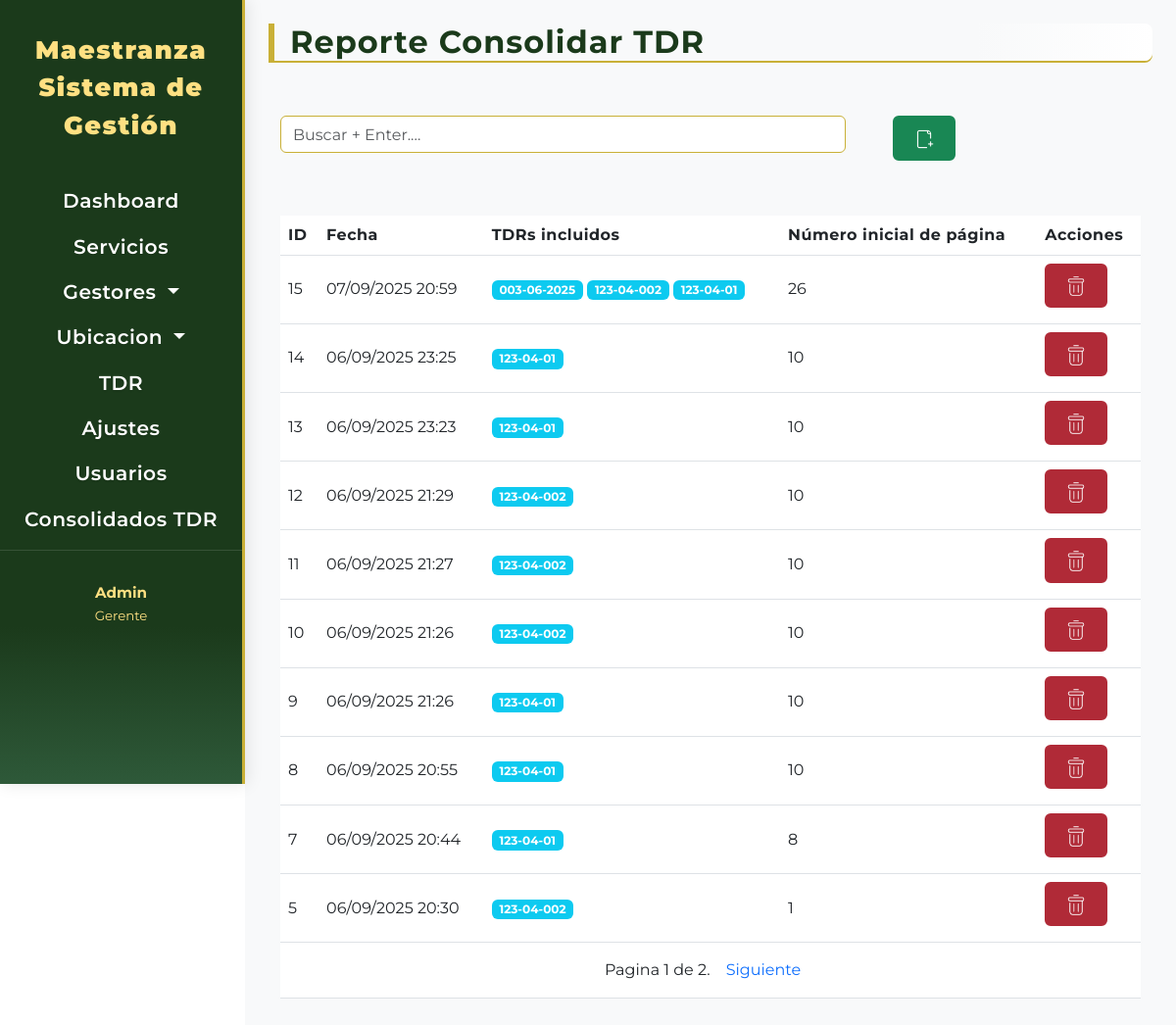
/tdr/consolidados/, run on the app's committed database.
### tdr/models.py (models this page shows, shortened)
class ConsolidadoTDR(models.Model):
    fecha = models.DateTimeField(auto_now_add=True)
    tdrs = models.ManyToManyField(Requerimiento, related_name='consolidados')
    start_page = models.PositiveIntegerField(default=1)
    def get_borrar_url(self):
        return reverse('consolidado_tdr_borrar', args=[self.id])

class Requerimiento(models.Model):
    vehiculo = models.ForeignKey(
        Vehiculo,
        on_delete=models.CASCADE,
        related_name='requerimientos',
        verbose_name="Vehículo del Requerimiento"
    )
    fecha_creacion = models.DateTimeField(
        auto_now_add=True,
        verbose_name="Fecha de Creación del TDR",
        db_index=True
    )
    informe_tecnico_nro = models.CharField(
        unique=True,
        max_length=50,
        blank=True,
        null=True,
        verbose_name="Nº Informe Técnico"
    )
    servicios_propuestos = models.ManyToManyField(
        DescripcionServicio,
        through='RequerimientoDescripcionDetalle',
        related_name='requerimientos_asociados_servicio',
        verbose_name="Servicios Propuestos en TDR"
    )
    piezas_propuestas = models.ManyToManyField(
        PiezaTDR,
        through='RequerimientoPiezaDetalle',
        related_name='en_requerimientos',
        verbose_name="Piezas Propuestas en TDR"
    )
    class Meta:
        verbose_name = "Requerimiento TDR"
        verbose_name_plural = "Requerimientos TDRs"
        ordering = ['-fecha_creacion']

### tdr/views.py (the view)
# urls.py: path('consolidados/', views.lista_consolidados, name='lista_consolidados'),
def lista_consolidados(request):
    search = request.GET.get('search', '').strip()
    consolidados = ConsolidadoTDR.objects.all().order_by('-fecha')
    if search:
        consolidados = consolidados.filter(
            tdrs__informe_tecnico_nro__icontains=search
        ).distinct()
    consolidados = paginacion(request, consolidados)
    return render(request, 'requerimiento/lista_consolidados.html', {
        'consolidados': consolidados,
        'urlindex': 'lista_consolidados',
        'urlcrear': 'consolidado_tdr_seleccion',
    })

### maestranza/utils.py (called while the page is built)
def paginacion(request,modelo):
    paginator = Paginator(modelo, 10)
    page_number = request.GET.get('page',1)
    try:
        modelo = paginator.page(page_number)
    except EmptyPage:
        modelo = paginator.page(paginator.num_pages)
    except PageNotAnInteger:
        modelo = paginator.page(1)
    return modelo

### templates/requerimiento/lista_consolidados.html (shortened to what this page needs)
{% extends "components/tablas.html" %}
{% block titabla %}Reporte Consolidar TDR {% endblock titabla %}
{% block Thead %}
<th>ID</th>
<th>Fecha</th>
<th>TDRs incluidos</th>
<th>Número inicial de página</th>
<th>Acciones</th>
{% endblock Thead %}
{% block tbody %}
{% for consolidado in consolidados %}
<tr>
    <td>{{ consolidado.id }}</td>
    <td>{{ consolidado.fecha|date:"d/m/Y H:i" }}</td>
    <td>
        {% for tdr in consolidado.tdrs.all %}
            <span class="badge bg-info">{{ tdr.informe_tecnico_nro }}</span>
        {% empty %}
            <span class="text-muted">Ninguno</span>
        {% endfor %}
    </td>
    <td>{{ consolidado.start_page }}</td>
    {% include "includes/botones.html" with modelo=consolidado modelomodal='consolidado' modelo_id=consolidado.id %}
</tr>
{% endfor %}
{% endblock tbody %}
{% block tfoot %}
<td colspan="5">{% include "includes/pagination.html" with page=consolidados %}</td>
{% endblock tfoot %}

### templates/includes/botones.html (shortened to what this page needs)
{% load static %}
<td>
    <span>
        <a class="btn btn-danger" href="{{ modelo.get_borrar_url }}"
            onclick="return confirm('¿Estás seguro de que deseas borrar este registro?');"><img
                src="{% static 'img/delete.png' %}" alt=" "></a>
    </span>
</td>

### static/css/base1.css (style rules this page uses)
:root { --Primary-color: #1B3A1B; --Secondary-color: #2E5939; --Accent-color: #C9B037; --Text-color: #fff; --Sidebar-bg: #1B3A1B; --Sidebar-active: #C9B037; --Sidebar-hover: #2E5939; --Table-header-bg: #2E5939; --Table-header-text: #fff; --Table-row-hover: #e9f5e1; --Button-primary: #1B3A1B; --Button-primary-hover: #2E5939; --Button-danger: #b02a37; --Button-danger-hover: #7a1d25; --Button-secondary: #495057; --Button-secondary-hover: #343a40; --Input-border: #C9B037; --Input-focus: #2E5939; --sidebar-width-bs5: 250px; --sidebar-bg-mobile: rgba(27,58,27,0.97); }
body, .sidebar-bs5, .main-content-wrapper-bs5 { font-family: 'Montserrat', Arial, Helvetica, sans-serif; }
a.btn > img { width: 1.3rem !important; height: 1.3rem !important; }
.btn { border-radius: 0.375rem !important; font-weight: 600 !important; font-size: 1.05rem !important; letter-spacing: 0.5px; padding: 0.5rem 1.2rem !important; box-shadow: none !important; border-width: 2px !important; margin-bottom: 0.5rem; white-space: normal; }
.btn-danger { background-color: var(--Button-danger); border-color: var(--Button-danger); color: #fff; font-weight: 600; letter-spacing: 0.5px; }
.table th, .table td { vertical-align: middle !important; }
.table th { font-weight: bold; letter-spacing: 0.5px; }

### data on the page
ConsolidadoTDR: id "15", fecha "07/09/2025 20:59", start_page "26"
Requerimiento: informe_tecnico_nro "003-06-2025"
Requerimiento: informe_tecnico_nro "123-04-002"
Requerimiento: informe_tecnico_nro "123-04-01"
ConsolidadoTDR: id "14", fecha "06/09/2025 23:25", start_page "10"
ConsolidadoTDR: id "13", fecha "06/09/2025 23:23", start_page "10"
ConsolidadoTDR: id "12", fecha "06/09/2025 21:29", start_page "10"
ConsolidadoTDR: id "11", fecha "06/09/2025 21:27", start_page "10"
ConsolidadoTDR: id "10", fecha "06/09/2025 21:26", start_page "10"
ConsolidadoTDR: id "9", fecha "06/09/2025 21:26", start_page "10"
ConsolidadoTDR: id "8", fecha "06/09/2025 20:55", start_page "10"
ConsolidadoTDR: id "7", fecha "06/09/2025 20:44", start_page "8"
ConsolidadoTDR: id "5", fecha "06/09/2025 20:30", start_page "1"

### other printed values
{{ page.number }} "1"
{{ page.paginator.num_pages }} "2"
